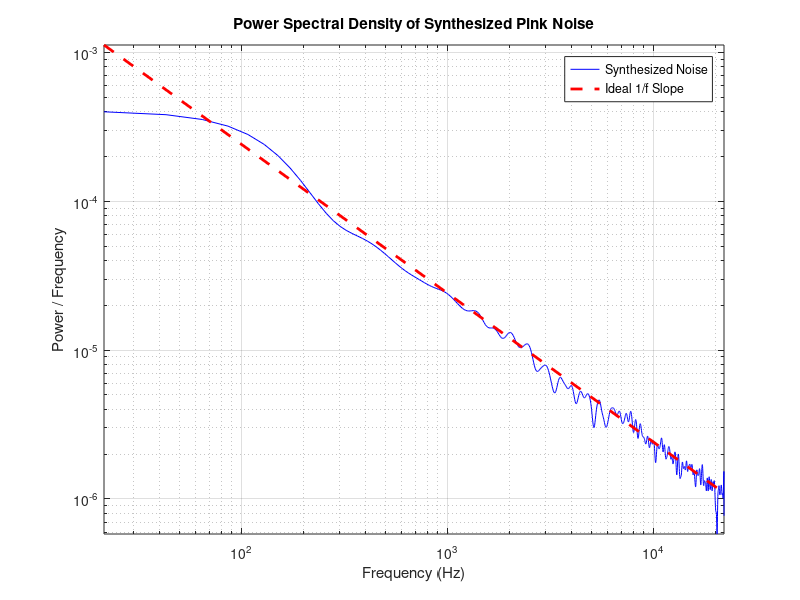

This chart was generated by the following MATLAB code:
%% MATLAB Code for Pink Noise Synthesis (Time-Domain)
% This script generates pink noise by directly summing sinusoids in a loop.
% This method is computationally intensive but makes the role of each
% component and its phase explicit at every time sample.

clear;
clc;

% =========================================================================
% == 1. Parameters (Identical to the IFFT method)
% =========================================================================

N = 1024; % Number of sinusoids
M = 2 * N; % Total number of samples in the signal
fs = 44100; % Sampling frequency in Hz

% =========================================================================
% == 2. Define Sinusoid Components
% =========================================================================

% --- Frequencies ---
% We will sum N sinusoids, corresponding to the N positive frequencies
% from 1*fs/M up to the Nyquist frequency N*fs/M.
frequencies = (1:N) * fs / M;

% --- Amplitudes ---
% Amplitudes follow a 1/sqrt(f) law for pink noise.
amplitudes = 1 ./ sqrt(frequencies);

% --- Initial Phases ---
% Random initial phases (at t=0) for each sinusoid.
initial_phases = 2 * pi * rand(1, N);

% =========================================================================
% == 3. Time-Domain Synthesis via Direct Summation
% =========================================================================

fprintf('Starting time-domain synthesis. This will take some time...\n');

% Create the time vector for the signal duration.
t = (0:M-1) / fs;

% Pre-allocate arrays for efficiency.
pink_noise = zeros(1, M); % The final output signal
instantaneous_phases = zeros(N, M); % To store phase data

% Start the timer to measure performance.
tic;

% The main loop: iterate through each sinusoid.
for k = 1:N
    % Calculate the instantaneous phase for the k-th sinusoid at all time points.
    % Formula: Phi(t) = 2*pi*f*t + initial_phase
    phase_k = 2 * pi * frequencies(k) * t + initial_phases(k);

    % Calculate the k-th sinusoid itself.
    % Formula: s(t) = A * cos(Phi(t))
    sinusoid_k = amplitudes(k) * cos(phase_k);

    % Add this sinusoid to the total signal.
    pink_noise = pink_noise + sinusoid_k;

    % Store the calculated instantaneous phases for this component.
    instantaneous_phases(k, :) = phase_k;
    
    % Optional: Display progress
    if mod(k, 1000) == 0
        fprintf('Processed %d of %d sinusoids...\n', k, N);
    end
end

% Stop the timer.
elapsed_time = toc;
fprintf('Synthesis complete! Time elapsed: %.2f seconds.\n', elapsed_time);

% =========================================================================
% == 4. Verification and Output (CORRECTED PLOTTING)
% =========================================================================

% --- Play the generated noise ---
fprintf('Playing the synthesized pink noise... 🔊\n');
sound(pink_noise, fs);

% --- Plot the Power Spectral Density (PSD) to verify ---
figure('Name', 'Pink Noise Verification (IFFT)');

% 1. Calculate PSD using pwelch, getting data instead of plotting directly.
[Pxx, F] = pwelch(pink_noise, hann(M/8), [], M, fs);

% 2. Plot the calculated PSD on a log-log scale.
%    We plot F(2:end) to ignore the DC component (F=0), as log(0) is undefined.
loglog(F(2:end), Pxx(2:end), 'b', 'DisplayName', 'Synthesized Noise');
grid on;
hold on; % Prepare to add the reference line

% 3. Add a robust reference line showing the ideal 1/f slope.
%    This line is now calculated based on the actual data power level.
f_ref = 1000; % Reference frequency in Hz
[~, idx] = min(abs(F - f_ref)); % Find index closest to f_ref
P_ref = Pxx(idx); % Power at the reference frequency
C = P_ref * f_ref; % Calculate the constant C for the P = C/f law
x_line = [F(2), fs/2]; % Define frequency range for the line
y_line = C ./ x_line; % Calculate the corresponding power values
plot(x_line, y_line, 'r--', 'LineWidth', 2, 'DisplayName', 'Ideal 1/f Slope');

% Final plot formatting
hold off;
title('Power Spectral Density of Synthesized Pink Noise');
xlabel('Frequency (Hz)');
ylabel('Power / Frequency');
legend;
axis tight; % Adjust axes to fit the data snugly

%% Example: Accessing Phase Information
% You can now access the phase of any component at any time.
% For example, let's get the phase of the 100th sinusoid at sample 5000.
component_index = 100;
sample_index = 128;
phase_value = instantaneous_phases(component_index, sample_index);
fprintf('\nPhase of component %d at sample %d is %.4f radians.\n', ...
        component_index, sample_index, phase_value);
    